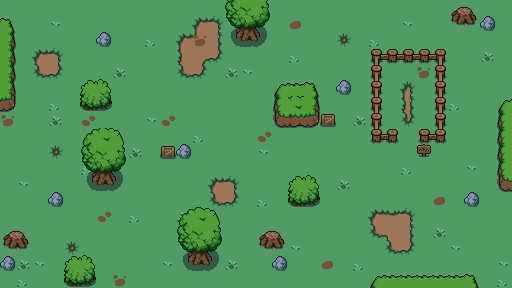

The image is a tile-based game level rendered from a .tmx file. Its description and source (layers, tilesets, objects; grid data summarised) follow:
An orthogonal 32x18 tile map with 16x16 px tiles, 3 tile layers (ground, bgd_1, fgd_1), 2 tilesets and 8 objects (5x SLIME, 2x CHEST, PLAYER).

<map version="1.10" tiledversion="1.10.0" orientation="orthogonal" renderorder="right-down" width="32" height="18" tilewidth="16" tileheight="16" infinite="0" nextlayerid="5" nextobjectid="9">
 <properties>
  <property name="music" value="fields.ogg" />
 </properties>
 <tileset firstgid="1" source="map.tsx" />
 <tileset firstgid="122" name="entities" tilewidth="48" tileheight="48" tilecount="3" columns="0">
  <grid orientation="orthogonal" width="1" height="1" />
  <tile id="1">
   <image width="48" height="48" source="../graphics/player.png" />
  </tile>
  <tile id="2">
   <image width="32" height="32" source="../graphics/slime.png" />
  </tile>
  <tile id="3">
   <image width="16" height="16" source="../graphics/chest.png" />
  </tile>
 </tileset>
 <layer id="1" name="ground" width="32" height="18">
  <data>[576 cells, 576 non-empty, 18 distinct tile ids]</data>
 </layer>
 <layer id="2" name="bgd_1" width="32" height="18">
  <data>[576 cells, 94 non-empty, 32 distinct tile ids]</data>
 </layer>
 <layer id="3" name="fgd_1" width="32" height="18">
  <data>[576 cells, 34 non-empty, 13 distinct tile ids]</data>
 </layer>
 <objectgroup id="4" name="entities">
  <object id="1" name="PLAYER" gid="123" x="22.75" y="270" width="48" height="48" />
  <object id="2" name="CHEST" gid="125" x="400" y="80" width="16" height="16" />
  <object id="3" name="SLIME" gid="124" x="379" y="99.75" width="32" height="32" />
  <object id="4" name="SLIME" gid="124" x="409.5" y="112.25" width="32" height="32" />
  <object id="5" name="SLIME" gid="124" x="139.5" y="210" width="32" height="32" />
  <object id="6" name="SLIME" gid="124" x="127.5" y="91" width="32" height="32" />
  <object id="7" name="SLIME" gid="124" x="335" y="229.5" width="32" height="32" />
  <object id="8" name="CHEST" gid="125" x="432" y="16" width="16" height="16" />
 </objectgroup>
</map>
